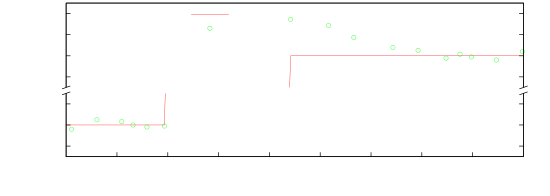

The script that drew this image:
clear
reset
file = "laserscan_LUT-reset"
datafile = sprintf('../dat/%s.dat',file)


starttime = 22735306

set samples 100000
set term push
set term epslatex color 10 size 14cm, 5cm
set out sprintf('%s_zoom_03.tex',file)

bm = 0.20
lm = 0.12
rm = 0.95
gap = 0.03
size = 0.75
y1 = -2030.0; y2 = -1970.0; y3 = 1970.0; y4 = 2050.0

set multiplot
set xlabel 'Zeit [s]' 0,0.5
set border 1+2+8
unset key
set xtics nomirror
set ytics 20
set lmargin at screen lm
set rmargin at screen rm
set bmargin at screen bm
set tmargin at screen bm + size * (abs(y2-y1) / (abs(y2-y1) + abs(y4-y3) ) )

set yrange [y1:y2]

plot [36:45] datafile using ($1-starttime)/1000:3 with lines title 'Soll-Frequenz', \
datafile using ($1-starttime)/1000:4 with points pt 6 lc 2 title 'Ist-Frequenz'

unset xtics
unset xlabel
set border 2+4+8
set key inside top left
set bmargin at screen bm + size * (abs(y2-y1) / (abs(y2-y1) + abs(y4-y3) ) ) + gap
set tmargin at screen bm + size + gap
set yrange [y3:y4]

set label 'Relativfrequenz [MHz]' at screen 0.03, bm + 0.5 * (size + gap) offset 0,-strlen("Relativfrequenz [MHz]")/4.0 rotate by 90

set arrow from screen lm - gap / 4.0, bm + size * (abs(y2-y1) / (abs(y2-y1)+abs(y4-y3) ) ) - gap / 4.0 to screen \
lm + gap / 4.0, bm + size * (abs(y2-y1) / (abs(y2-y1) + abs(y4-y3) ) ) + gap / 4.0 nohead

set arrow from screen lm - gap / 4.0, bm + size * (abs(y2-y1) / (abs(y2-y1)+abs(y4-y3) ) ) - gap / 4.0  + gap to screen \
lm + gap / 4.0, bm + size * (abs(y2-y1) / (abs(y2-y1) + abs(y4-y3) ) ) + gap / 4.0 + gap nohead

set arrow from screen rm - gap / 4.0, bm + size * (abs(y2-y1) / (abs(y2-y1)+abs(y4-y3) ) ) - gap / 4.0 to screen \
rm + gap / 4.0, bm + size * (abs(y2-y1) / (abs(y2-y1) + abs(y4-y3) ) ) + gap / 4.0 nohead

set arrow from screen rm - gap / 4.0, bm + size * (abs(y2-y1) / (abs(y2-y1)+abs(y4-y3) ) ) - gap / 4.0  + gap to screen \
rm + gap / 4.0, bm + size * (abs(y2-y1) / (abs(y2-y1) + abs(y4-y3) ) ) + gap / 4.0 + gap nohead

plot [36:45] datafile using ($1-starttime)/1000:3 with lines title 'Soll-Frequenz', \
datafile using ($1-starttime)/1000:4 with points pt 6 lc 2 title 'Ist-Frequenz'

unset multiplot

unset out
